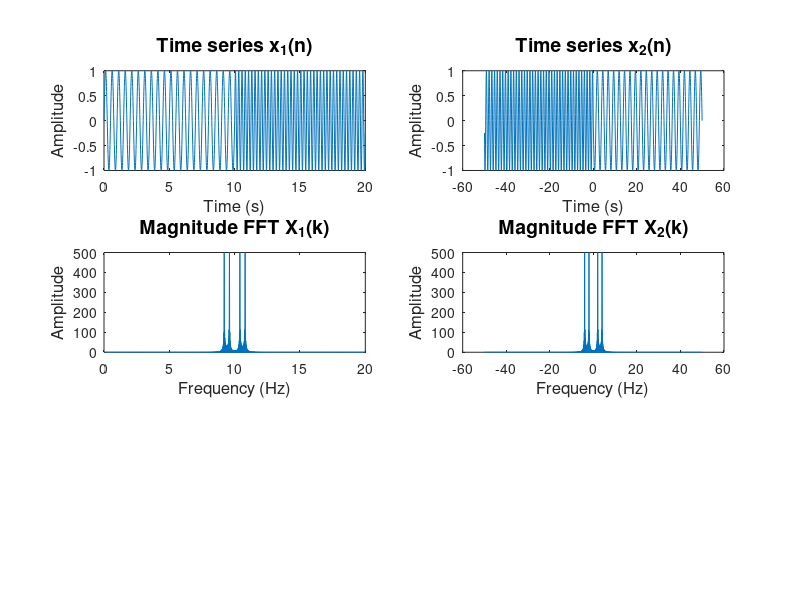

The MATLAB source for this figure: (Note: this script raises an error after producing the figure.)
%% spectrogram_vs_fft.m
%
% This code compares the spectrogram (time-frequency) representation vs the
% FFT (frequency-only) represention

clc; clear; close all;

fs = 100;
N = 2000;
n = (0:N-1)/fs;
freq = fs/N*(-N/2:N/2-1);

x1 = sin(2*2*pi*n);
x2 = sin(4*2*pi*n);

x = [x1(n<=10), x2(n>10)];

x_flipped = fliplr(x);

X = fft(x);
X_flipped = fft(x);

% spectrogram parameters 
t_window = 2;              %  Integration time in seconds, ideally it is ns/fs
n_window = fs*t_window;      %  Window size, i.e., number of points to be considered in the FFT
window = hamming(n_window);  %  Apply the window you would like to use.
overlap = 0.9;               %  Overlap (0.0 - 0.99).Typical value: 0.5
ns = n_window;               %  number of samples for each FFT

%  The final time step will be: t_window*(1-overlap) in [sec]
%  The frequency step is: fs/ns
n_overlap = round(n_window*overlap);   %  Number of overlap points


figure('Units', 'normalized', 'Position', [0.1, 0.1, 0.6, 0.6])

subplot(3,2,1)
plot(n,x)
xlabel('Time (s)', 'FontSize', 12)
ylabel('Amplitude', 'FontSize', 12)
title('Time series x_1(n)', 'FontSize', 14)

subplot(3,2,2)
plot(freq,fliplr(x))
xlabel('Time (s)', 'FontSize', 12)
ylabel('Amplitude', 'FontSize', 12)
title('Time series x_2(n)', 'FontSize', 14)

subplot(3,2,3)
plot(n,abs(fftshift(X)))
xlabel('Frequency (Hz)', 'FontSize', 12)
ylabel('Amplitude', 'FontSize', 12)
title('Magnitude FFT X_1(k)', 'FontSize', 14)

subplot(3,2,4)
plot(freq,abs(fftshift(X_flipped)))
xlabel('Frequency (Hz)', 'FontSize', 12)
ylabel('Amplitude', 'FontSize', 12)
title('Magnitude FFT X_2(k)', 'FontSize', 14)

[~, F, T, P] = spectrogram(x, window, n_overlap, ns, fs);
spec = 10*log10(abs(P))'; %  In dB

[~, F_flipped, T_flipped, P_flipped] = spectrogram(x_flipped, window, n_overlap, ns, fs);
spec_flipped = 10*log10(abs(P_flipped))'; %  In dB


subplot(3,2,5)
imagesc(T, F, spec')
set(gca,'Fontsize', 12, 'YDir', 'normal')
cbar = colorbar();
cbar.Label.String = 'PSD (dB)';
cbar.Position = [0.4703, 0.1099, 0.0156, 0.2061];
xlabel('Time (sec)', 'FontSize', 12)
ylabel('Frequency (Hz)', 'FontSize', 12)
title('Spectrogram x_1(n)', 'FontSize', 14)
colormap('jet')
clim([-40, 0])


subplot(3,2,6)
imagesc(T_flipped, F_flipped, spec_flipped')
set(gca,'Fontsize', 12, 'YDir', 'normal')
cbar = colorbar();
cbar.Label.String = 'PSD (dB)';
cbar.Position = [0.9099, 0.1099, 0.0156, 0.2061];
xlabel('Time (sec)', 'FontSize', 12)
ylabel('Frequency (Hz)', 'FontSize', 12)
title('Spectrogram x_2(n)', 'FontSize', 14)
colormap('jet')
clim([-40, 0])
